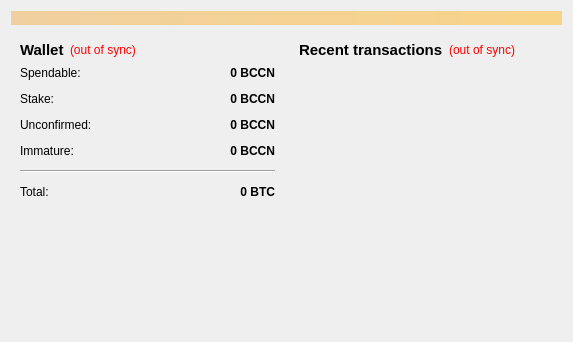
<?xml version="1.0" encoding="UTF-8"?>
<ui version="4.0">
 <class>OverviewPage</class>
 <widget class="QWidget" name="OverviewPage">
  <property name="geometry">
   <rect>
    <x>0</x>
    <y>0</y>
    <width>573</width>
    <height>342</height>
   </rect>
  </property>
  <property name="windowTitle">
   <string>Form</string>
  </property>
  <layout class="QVBoxLayout" name="topLayout">
   <item>
    <widget class="QLabel" name="labelAlerts">
     <property name="visible">
      <bool>false</bool>
     </property>
     <property name="styleSheet">
      <string notr="true">background-color: qlineargradient(x1: 0, y1: 0, x2: 1, y2: 0, stop:0 #F0D0A0, stop:1 #F8D488);  color:#000000
</string>
     </property>
     <property name="wordWrap">
      <bool>true</bool>
     </property>
     <property name="margin">
      <number>3</number>
     </property>
    </widget>
   </item>
   <item>
    <layout class="QHBoxLayout" name="horizontalLayout" stretch="1,1">
     <item>
      <layout class="QVBoxLayout" name="verticalLayout_2">
       <item>
        <widget class="QWidget" name="widget" native="true">
         <layout class="QVBoxLayout" name="verticalLayout_4">
          <item>
           <layout class="QHBoxLayout" name="horizontalLayout_4">
            <item>
             <widget class="QLabel" name="label_5">
              <property name="font">
               <font>
                <pointsize>11</pointsize>
                <weight>75</weight>
                <bold>true</bold>
               </font>
              </property>
              <property name="text">
               <string>Wallet</string>
              </property>
             </widget>
            </item>
            <item>
             <widget class="QLabel" name="labelWalletStatus">
              <property name="toolTip">
               <string>The displayed information may be out of date. Your wallet automatically synchronizes with the BancCoin network after a connection is established, but this process has not completed yet.</string>
              </property>
              <property name="styleSheet">
               <string notr="true">QLabel { color: red; }</string>
              </property>
              <property name="text">
               <string notr="true">(out of sync)</string>
              </property>
              <property name="alignment">
               <set>Qt::AlignLeading|Qt::AlignLeft|Qt::AlignVCenter</set>
              </property>
             </widget>
            </item>
            <item>
             <spacer name="horizontalSpacer_2">
              <property name="orientation">
               <enum>Qt::Horizontal</enum>
              </property>
              <property name="sizeHint" stdset="0">
               <size>
                <width>40</width>
                <height>20</height>
               </size>
              </property>
             </spacer>
            </item>
           </layout>
          </item>
          <item>
           <layout class="QFormLayout" name="formLayout_2">
            <property name="fieldGrowthPolicy">
             <enum>QFormLayout::AllNonFixedFieldsGrow</enum>
            </property>
            <property name="horizontalSpacing">
             <number>12</number>
            </property>
            <property name="verticalSpacing">
             <number>12</number>
            </property>
            <item row="0" column="0">
             <widget class="QLabel" name="label">
              <property name="text">
               <string>Spendable:</string>
              </property>
             </widget>
            </item>
            <item row="0" column="1">
             <widget class="QLabel" name="labelBalance">
              <property name="font">
               <font>
                <weight>75</weight>
                <bold>true</bold>
               </font>
              </property>
              <property name="cursor">
               <cursorShape>IBeamCursor</cursorShape>
              </property>
              <property name="toolTip">
               <string>Your current spendable balance</string>
              </property>
              <property name="text">
               <string notr="true">0 BCCN</string>
              </property>
              <property name="alignment">
               <set>Qt::AlignRight|Qt::AlignTrailing|Qt::AlignVCenter</set>
              </property>
              <property name="textInteractionFlags">
               <set>Qt::LinksAccessibleByMouse|Qt::TextSelectableByKeyboard|Qt::TextSelectableByMouse</set>
              </property>
             </widget>
            </item>
            <item row="1" column="0">
             <widget class="QLabel" name="label_6">
              <property name="text">
               <string>Stake:</string>
              </property>
             </widget>
            </item>
            <item row="1" column="1">
             <widget class="QLabel" name="labelStake">
              <property name="font">
               <font>
                <weight>75</weight>
                <bold>true</bold>
               </font>
              </property>
              <property name="cursor">
               <cursorShape>IBeamCursor</cursorShape>
              </property>
              <property name="toolTip">
               <string>Total of coins that was staked, and do not yet count toward the current balance</string>
              </property>
              <property name="text">
               <string notr="true">0 BCCN</string>
              </property>
              <property name="alignment">
               <set>Qt::AlignRight|Qt::AlignTrailing|Qt::AlignVCenter</set>
              </property>
              <property name="textInteractionFlags">
               <set>Qt::LinksAccessibleByMouse|Qt::TextSelectableByKeyboard|Qt::TextSelectableByMouse</set>
              </property>
             </widget>
            </item>
            <item row="2" column="0">
             <widget class="QLabel" name="label_3">
              <property name="text">
               <string>Unconfirmed:</string>
              </property>
             </widget>
            </item>
            <item row="2" column="1">
             <widget class="QLabel" name="labelUnconfirmed">
              <property name="font">
               <font>
                <weight>75</weight>
                <bold>true</bold>
               </font>
              </property>
              <property name="cursor">
               <cursorShape>IBeamCursor</cursorShape>
              </property>
              <property name="toolTip">
               <string>Total of transactions that have yet to be confirmed, and do not yet count toward the current balance</string>
              </property>
              <property name="text">
               <string notr="true">0 BCCN</string>
              </property>
              <property name="alignment">
               <set>Qt::AlignRight|Qt::AlignTrailing|Qt::AlignVCenter</set>
              </property>
              <property name="textInteractionFlags">
               <set>Qt::LinksAccessibleByMouse|Qt::TextSelectableByKeyboard|Qt::TextSelectableByMouse</set>
              </property>
             </widget>
            </item>
            <item row="3" column="0">
             <widget class="QLabel" name="labelImmatureText">
              <property name="text">
               <string>Immature:</string>
              </property>
             </widget>
            </item>
            <item row="3" column="1">
             <widget class="QLabel" name="labelImmature">
              <property name="font">
               <font>
                <weight>75</weight>
                <bold>true</bold>
               </font>
              </property>
              <property name="toolTip">
               <string>Mined balance that has not yet matured</string>
              </property>
              <property name="text">
               <string notr="true">0 BCCN</string>
              </property>
              <property name="alignment">
               <set>Qt::AlignRight|Qt::AlignTrailing|Qt::AlignVCenter</set>
              </property>
              <property name="textInteractionFlags">
               <set>Qt::LinksAccessibleByMouse|Qt::TextSelectableByKeyboard|Qt::TextSelectableByMouse</set>
              </property>
             </widget>
            </item>
            <item row="4" column="0" colspan="2">
             <widget class="Line" name="line">
              <property name="orientation">
               <enum>Qt::Horizontal</enum>
              </property>
             </widget>
            </item>
            <item row="5" column="0">
             <widget class="QLabel" name="labelTotalText">
              <property name="text">
               <string>Total:</string>
              </property>
             </widget>
            </item>
            <item row="5" column="1">
             <widget class="QLabel" name="labelTotal">
              <property name="font">
               <font>
                <weight>75</weight>
                <bold>true</bold>
               </font>
              </property>
              <property name="cursor">
               <cursorShape>IBeamCursor</cursorShape>
              </property>
              <property name="toolTip">
               <string>Your current total balance</string>
              </property>
              <property name="text">
               <string notr="true">0 BTC</string>
              </property>
              <property name="alignment">
               <set>Qt::AlignRight|Qt::AlignTrailing|Qt::AlignVCenter</set>
              </property>
              <property name="textInteractionFlags">
               <set>Qt::LinksAccessibleByMouse|Qt::TextSelectableByKeyboard|Qt::TextSelectableByMouse</set>
              </property>
             </widget>
            </item>
           </layout>
          </item>
         </layout>
        </widget>
       </item>
       <item>
        <spacer name="verticalSpacer">
         <property name="orientation">
          <enum>Qt::Vertical</enum>
         </property>
         <property name="sizeHint" stdset="0">
          <size>
           <width>20</width>
           <height>40</height>
          </size>
         </property>
        </spacer>
       </item>
      </layout>
     </item>
     <item>
      <layout class="QVBoxLayout" name="verticalLayout_3">
       <item>
        <widget class="QWidget" name="widget_2" native="true">
         <layout class="QVBoxLayout" name="verticalLayout">
          <item>
           <layout class="QHBoxLayout" name="horizontalLayout_2">
            <item>
             <widget class="QLabel" name="label_4">
              <property name="font">
               <font>
                <pointsize>11</pointsize>
                <weight>75</weight>
                <bold>true</bold>
               </font>
              </property>
              <property name="text">
               <string>&lt;b&gt;Recent transactions&lt;/b&gt;</string>
              </property>
             </widget>
            </item>
            <item>
             <widget class="QLabel" name="labelTransactionsStatus">
              <property name="toolTip">
               <string>The displayed information may be out of date. Your wallet automatically synchronizes with the BancCoin network after a connection is established, but this process has not completed yet.</string>
              </property>
              <property name="styleSheet">
               <string notr="true">QLabel { color: red; }</string>
              </property>
              <property name="text">
               <string notr="true">(out of sync)</string>
              </property>
              <property name="alignment">
               <set>Qt::AlignRight|Qt::AlignTrailing|Qt::AlignVCenter</set>
              </property>
             </widget>
            </item>
            <item>
             <spacer name="horizontalSpacer">
              <property name="orientation">
               <enum>Qt::Horizontal</enum>
              </property>
              <property name="sizeHint" stdset="0">
               <size>
                <width>40</width>
                <height>20</height>
               </size>
              </property>
             </spacer>
            </item>
           </layout>
          </item>
          <item>
           <widget class="QListView" name="listTransactions">
            <property name="styleSheet">
             <string notr="true">QListView { background: transparent; }</string>
            </property>
            <property name="frameShape">
             <enum>QFrame::NoFrame</enum>
            </property>
            <property name="verticalScrollBarPolicy">
             <enum>Qt::ScrollBarAlwaysOff</enum>
            </property>
            <property name="horizontalScrollBarPolicy">
             <enum>Qt::ScrollBarAlwaysOff</enum>
            </property>
            <property name="selectionMode">
             <enum>QAbstractItemView::NoSelection</enum>
            </property>
           </widget>
          </item>
         </layout>
        </widget>
       </item>
      </layout>
     </item>
    </layout>
   </item>
  </layout>
 </widget>
 <resources/>
 <connections/>
</ui>
